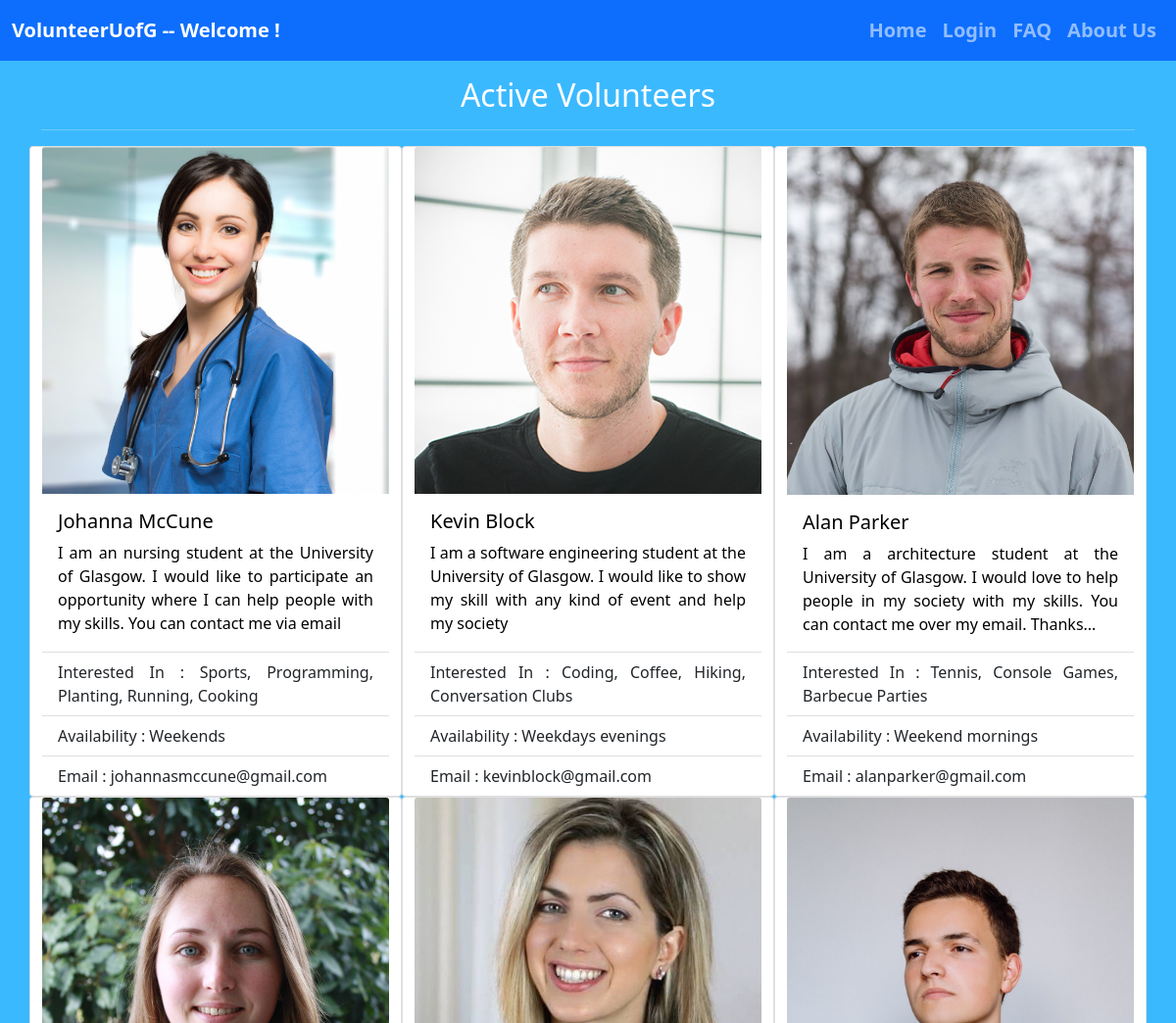
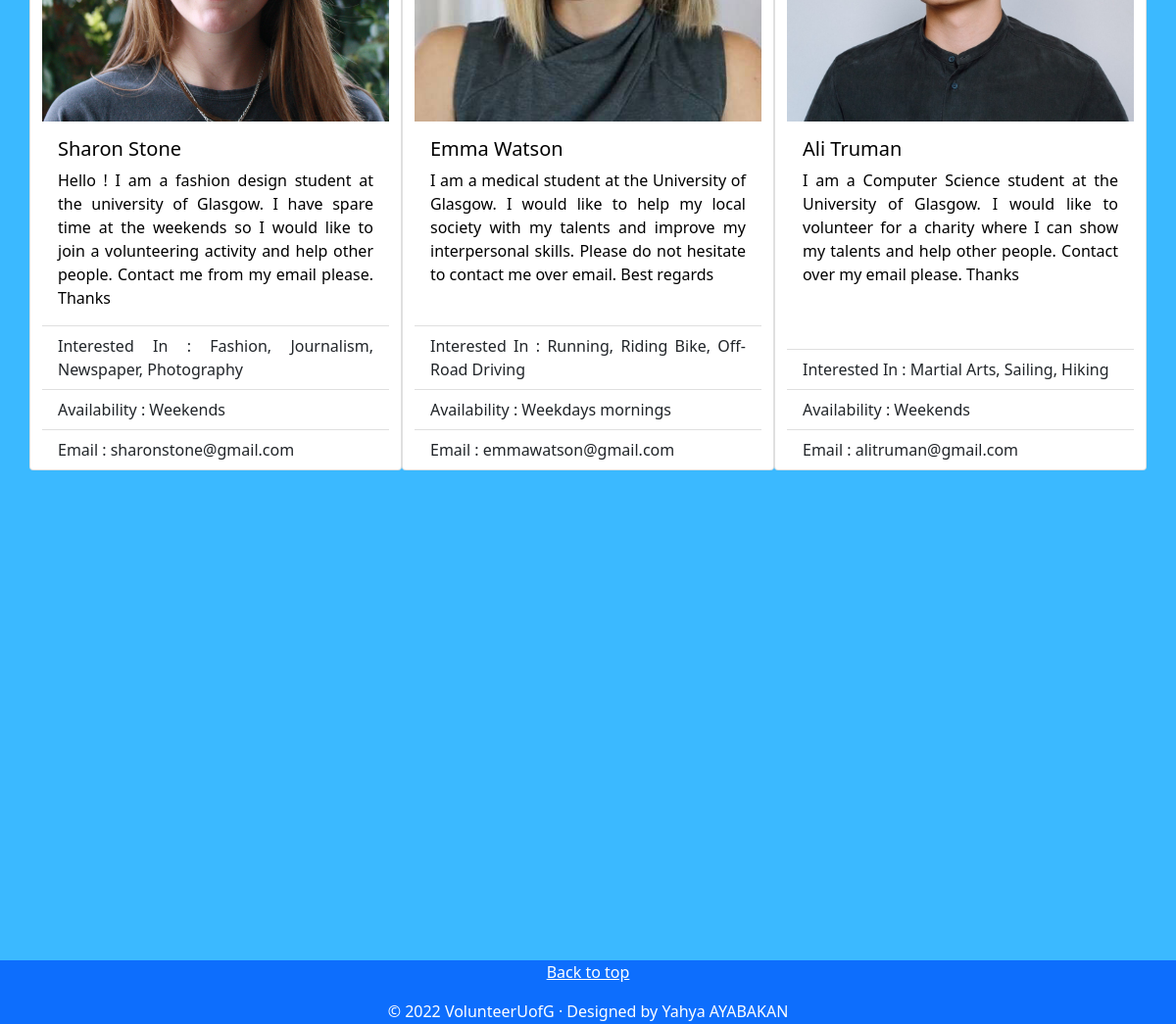
Screenshot of /activeVolunteers/ with the database file from the repository (2 pictures, top to bottom).
### volunteerUofG/models.py (models this page shows, shortened)
class Volunteer(models.Model):
    user = models.OneToOneField(User, on_delete=models.CASCADE,primary_key=True, default="")
    interested_in = models.CharField(max_length= 350, default='')
    availability = models.CharField(max_length= 350, default='')
    introduce_yourself = models.TextField(max_length=500,default='')
    image = models.ImageField(upload_to= 'profile_images',null=True, blank=True,default='https://cdn3.vectorstock.com/i/1000x1000/30/97/flat-business-man-user-profile-avatar-icon-vector-4333097.jpg')

### volunteerUofG/views.py (the view)
# urls.py: path('activeVolunteers/', views.activeVolunteers, name='activeVolunteers'),
def activeVolunteers(request):
    context = {
        "volunteers" : Volunteer.objects.all()
    }
    return render(request, "volunteerUofG/activeVolunteers.html", context)

### volunteerUofG/templates/volunteerUofG/activeVolunteers.html
{% extends "volunteerUofG/base.html" %} { load static}{% block content %}
<div class="container mt-3 paddingrightleft" style="text-align: justify;">
    <div class="col">
        <h2 style="text-align: center;">Active Volunteers</h2>
        <hr>
    </div>
    <div class="card-group">
        <div class="row">
            {% for volunteer in volunteers %}
            <div class="card col-md-4" style="color: black;">
                <img class="card-img-top" src="{{ volunteer.image.url }}" alt="Card image cap">
                <div class="card-body">
                    <h5 class="card-title">{{ volunteer.user.first_name }} {{ volunteer.user.last_name }}</h5>
                    <p class="card-text">{{ volunteer.introduce_yourself }}</p>
                </div>
                <ul class="list-group list-group-flush">
                    <li class="list-group-item">Interested In : {{ volunteer.interested_in }}</li>
                    <li class="list-group-item">Availability : {{ volunteer.availability }}</li>
                    <li class="list-group-item">Email : {{ volunteer.user.email }}</li>
                </ul>
            </div>
            {% endfor %}
        </div>
    </div>
</div>
{% endblock content %}

### volunteerUofG/templates/volunteerUofG/base.html (shortened to what this page needs)
<!DOCTYPE html>
<html>
<head>
    <link href="https://cdn.jsdelivr.net/npm/bootstrap@5.1.3/dist/css/bootstrap.min.css" rel="stylesheet" />
</head>
<body style="background-color: #3BB9FF;">
    <div class="landing-page text-white">
        <nav class="navbar navbar-expand-lg navbar-dark bg-primary lp-navbar">
            <div class="container-fluid">
                <div class="d-flex">
                    <div class="d-flex">
                        <div><a class="navbar-brand d-flex flex-start" style="font-size: 20px; font-weight: bold;" href="#">VolunteerUofG -- Welcome {{ user.username }} !</a></div>
                    </div>
                </div>
                <div class="collapse navbar-collapse" id="navbarTogglerDemo01" style="font-size: 20px; font-weight: bold;">
                    <ul class="navbar-nav ms-auto mb-2 mb-lg-0">
                        <li class="nav-item">
                            <a class="nav-link" href="http://127.0.0.1:8000/">Home</a
                >
              </li>
              {% if not user.is_authenticated %}
              <li class="nav-item">
                <a class="nav-link" href="http://127.0.0.1:8000/login/"
                  >Login</a
                >
              </li>
              {% endif %}
              <li class="nav-item">
                <a class="nav-link" href="http://127.0.0.1:8000/faq/">FAQ</a>
                        </li>
                        <li class="nav-item">
                            <a class="nav-link" href="http://127.0.0.1:8000/aboutUs/">About Us</a>
                        </li>
                    </ul>
                </div>
            </div>
        </nav>
        {% block content %}{% endblock content %}
    </div>
    <footer class="bg-primary" style="position: auto;
    left: 0;
    bottom: 0;
    width: 100%;
    height: 65px;
    color: white;
    text-align: center;
    margin-top: 500px;">
        <p class="float-right"><a style="color: white;" href="#">Back to top</a></p>
        <p>&copy; 2022 VolunteerUofG &middot; Designed by Yahya AYABAKAN</p>
    </footer>
</body>
</html>

### rows the page displays
Volunteer: image (picture), user.first_name "Johanna", user.last_name "McCune", introduce_yourself "I am an nursing student at the University of Glasgow. I would like to participate an opportunity where I can help people with my skills. You can contact me via email", interested_in "Sports, Programming, Planting, Running, Cooking", availability "Weekends", user.email "johannasmccune@gmail.com"
Volunteer: image (picture), user.first_name "Kevin", user.last_name "Block", introduce_yourself "I am a software engineering student at the University of Glasgow. I would like to show my skill with any kind of event and help my society", interested_in "Coding, Coffee, Hiking, Conversation Clubs", availability "Weekdays evenings", user.email "kevinblock@gmail.com"
Volunteer: image (picture), user.first_name "Alan", user.last_name "Parker", introduce_yourself "I am a architecture student at the University of Glasgow. I would love to help people in my society with my skills. You can contact me over my email. Thanks...", interested_in "Tennis, Console Games, Barbecue Parties", availability "Weekend mornings", user.email "alanparker@gmail.com"
Volunteer: image (picture), user.first_name "Sharon", user.last_name "Stone", introduce_yourself "Hello ! I am a fashion design student at the university of Glasgow. I have spare time at the weekends so I would like to join a volunteering activity and help other people. Contact me from my email please. Thanks", interested_in "Fashion, Journalism, Newspaper, Photography", availability "Weekends", user.email "sharonstone@gmail.com"
Volunteer: image (picture), user.first_name "Emma", user.last_name "Watson", introduce_yourself "I am a medical student at the University of Glasgow. I would like to help my local society with my talents and improve my interpersonal skills. Please do not hesitate to contact me over email. Best regards", interested_in "Running, Riding Bike, Off-Road Driving", availability "Weekdays mornings", user.email "emmawatson@gmail.com"
Volunteer: image (picture), user.first_name "Ali", user.last_name "Truman", introduce_yourself "I am a Computer Science student at the University of Glasgow. I would like to volunteer for a charity where I can show my talents and help other people. Contact over my email please. Thanks", interested_in "Martial Arts, Sailing, Hiking", availability "Weekends", user.email "alitruman@gmail.com"
